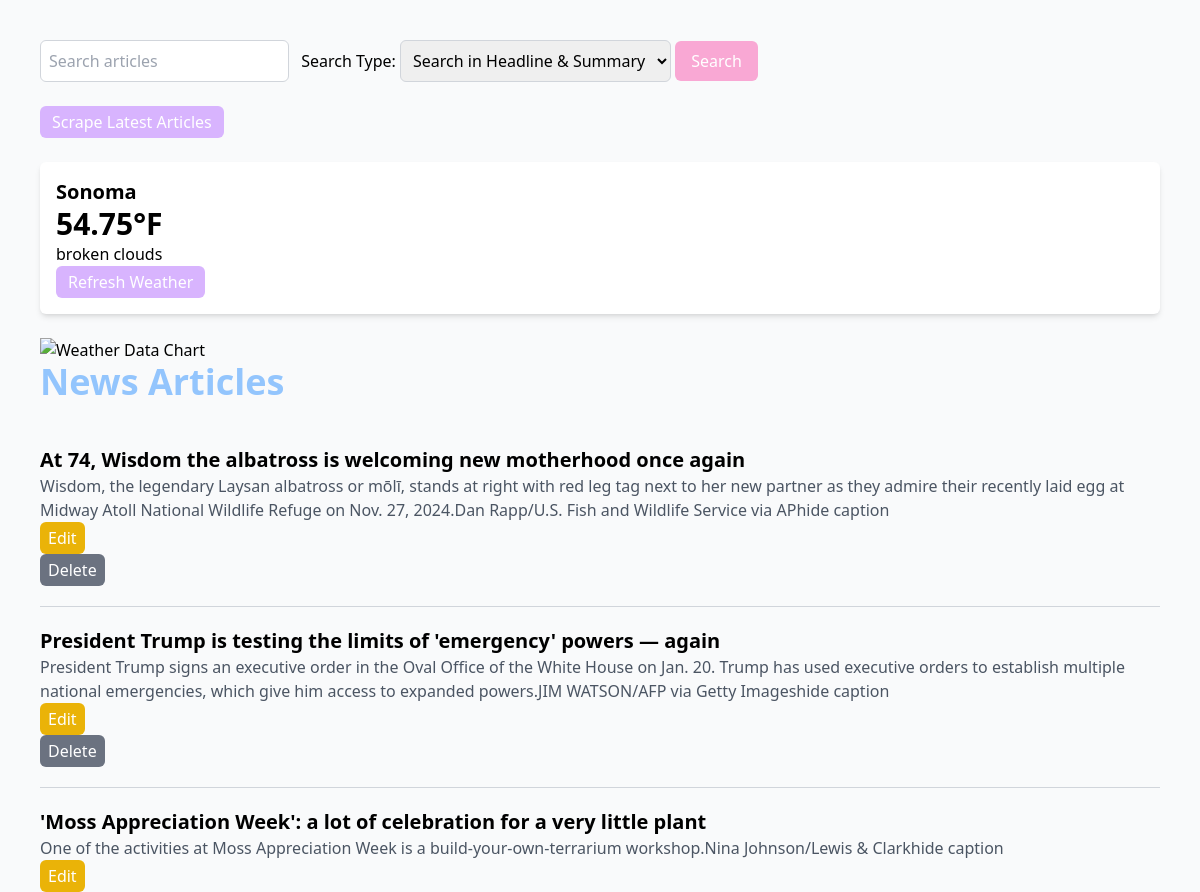
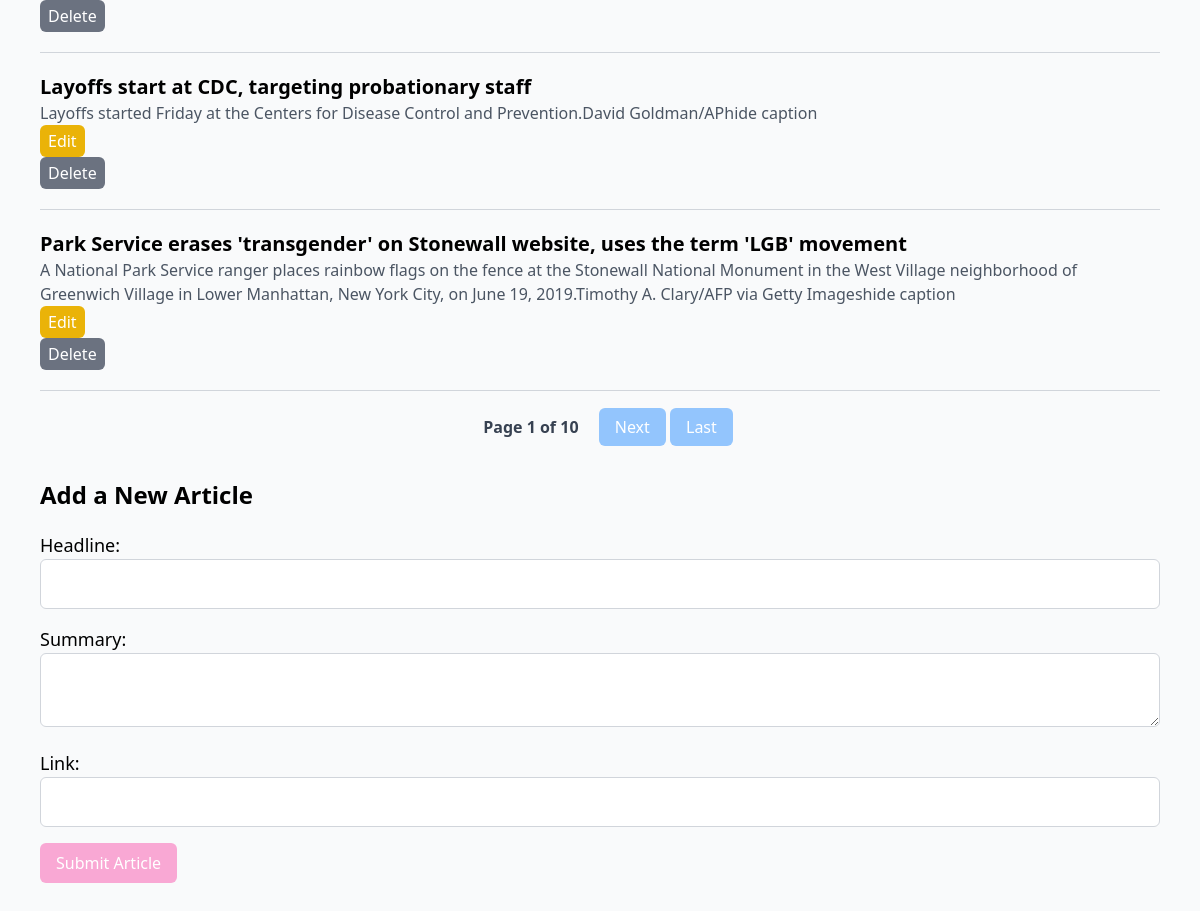
The page / on the database its author committed (2 pictures, top to bottom).
### models.py (models this page shows)
class Weather(Base): # New class that inherits from Base to map to database table
    __tablename__ = 'weather' # Specifies name of database table
    id = Column(Integer, primary_key=True) # Defines column named id which is an integer and primary key
    temp = Column(Float, nullable=False) # Defines column named temp
    city = Column(String, nullable=False, default=Config.DEFAULT_CITY) # Defines column named city and the default is DEFAULT_CITY
    description = Column(String, nullable=False) # Defines column named description
    last_updated = Column(DateTime, default=lambda: datetime.now(timezone.utc)) # Defines column named last_updated using a callable lambda function to dynamically assign a default value determined at runtime

class NewsArticle(Base): # New class that inherits from Base to map to database table
    __tablename__ = 'news_articles' # Specifies name of database table
    id = Column(Integer, primary_key=True)  # Defines column named id which is an integer and primary key
    headline = Column(String, nullable=False) # Defines column to store strings for article headlines
    summary = Column(String, nullable=True) # Defines column to store strings for summary of the articles
    link = Column(String, nullable=False) # Defines column to store strings for urls of the articles
    updated_at = Column(DateTime, default=lambda: datetime.now(timezone.utc), onupdate=lambda: datetime.now(timezone.utc))  # Track updates

### app.py (the view)
@app.route('/')
def index():
    try:
        session.expire_all() # Ensures the session fetches fresh data
        page = request.args.get('page', 1, type=int) # Retrieves the page query parameter from the URL
        per_page = 5 # Number of articles per page
        total_articles = session.query(NewsArticle).count() # Counts all articles
        total_pages = (total_articles + per_page - 1) // per_page # Calculate total pages and round up when needed
        news_articles = session.query(NewsArticle).offset((page - 1) * per_page).limit(per_page).all() # Offset skips the articles that appear on previous page and limit fetches the 5 per page
        weather_data = session.query(Weather).first()
        return render_template(
            'index.html', articles=news_articles, weather=weather_data,
            page=page, total_articles=total_articles, per_page=per_page, total_pages=total_pages
        )
    except Exception as e:
        logging.error(f"Error loading homepage: {e}")
        flash("An error occurred while loading the page. Please try again", "error")
        return render_template('index.html', articles=[], weather=[], page=1, total_articles=0, per_page=5, total_pages=1)

### app.py (called while the page is built)
@app.before_request
def refresh_session():
    session.close()  # Rollback any pending transactions
    session.expire_all()  # Ensure fresh data is loaded

### templates/index.html (shortened to what this page needs)
<!DOCTYPE html>
<html lang="en">
<head>
    <script src="https://cdn.tailwindcss.com"></script>
</head>
<body class="font-sans bg-gray-50 p-10">
<form action="/search" method="GET" class="mb-6">
    <input type="text" name="query" placeholder="Search articles" class="p-2 border border-gray-300 rounded-md focus:ring-2 focus:ring-blue-300" required>
    <label for="search_type" class="ml-2">Search Type:</label>
    <select name="search_type" id="search_type" class="p-2 border border-gray-300 rounded-md">
        <option value="headline_summary">Search in Headline & Summary</option>
    </select>
    <button type="submit" class="bg-pink-300 text-white py-2 px-4 rounded-md hover:bg-pink-400 transition-all">Search</button>
</form>
    <form action="/scrape" method="POST">
        <button type="submit" class="bg-purple-300 text-white py-1 px-3 rounded-md hover:bg-purple-400 transition-all">Scrape Latest Articles</button>
    </form>
    <div class="weather-widget my-6 p-4 bg-white shadow-md rounded-md">
        {% if weather %}
            <p class="text-xl font-semibold">{{weather.city}}</p>
            <p class="text-3xl font-bold">{{weather.temp}}°F</p>
            <p>{{weather.description}}</p>
        {% else %}
            <p>Weather data unavailable</p>
        {% endif %}
        <form action="/update_weather" method="POST">
            <button type="submit" class="bg-purple-300 text-white py-1 px-3 rounded-md hover:bg-purple-400 transition-all">Refresh Weather</button>
        </form>
    </div>
    <img src="{{ url_for('weather_chart') }}" alt="Weather Data Chart">
    <h1 class="text-4xl font-semibold mb-6"><a href="/" class="text-blue-300 hover:text-blue-400">News Articles</a></h1>
    {% for article in articles %}
    <div class="news-article border-b border-gray-300 py-5">
        <h2 class="text-xl font-semibold">
            <a href="{{ article.link }}" target="_blank" class="text-black-600 hover:underline">{{ article.headline }}</a>
        </h2>
        <p class="text-gray-600">{{ article.summary }}</p>
        <form action="/edit/{{ article.id }}" method="GET" class="inline-block mr-3">
            <button type="submit" class="bg-yellow-500 text-white py-1 px-2 rounded-md hover:bg-yellow-700 transition-all">Edit</button>
        </form>
        <form action="/delete/{{ article.id }}" method="POST" onsubmit="return confirm('Are you sure?');">
            <button type="submit" class="bg-gray-500 text-white py-1 px-2 rounded-md hover:bg-gray-700 transition-all">Delete</button>
        </form>
    </div>
    {% endfor %}
    <div class="pagination mt-6 text-center">
        <span class="font-semibold text-gray-700 mx-4">Page {{ page }} of {{ total_pages }}</span>
        {% if page < total_pages %}
            <a href="{{ url_for('index', page=page+1) }}" class="px-4 py-2 bg-blue-300 text-white rounded-md hover:bg-blue-400 transition-all">Next</a>
            <a href="{{ url_for('index', page=total_pages) }}" class="px-4 py-2 bg-blue-300 text-white rounded-md hover:bg-blue-400 transition-all">Last</a>
        {% endif %}
    </div>
    <h2 class="text-2xl font-semibold mt-10 mb-5">Add a New Article</h2>
    <form action="{{ url_for('add_article') }}" method="post" class="space-y-4">
        <div>
            <label for="headline" class="block text-lg">Headline:</label>
            <input type="text" id="headline" name="headline" required class="p-3 border border-gray-300 rounded-md w-full">
        </div>
        <div>
            <label for="summary" class="block text-lg">Summary:</label>
            <textarea id="summary" name="summary" class="p-3 border border-gray-300 rounded-md w-full"></textarea>
        </div>
        <div>
            <label for="link" class="block text-lg">Link:</label>
            <input type="url" id="link" name="link" required class="p-3 border border-gray-300 rounded-md w-full">
        </div>
        <button type="submit" class="bg-pink-300 text-white py-2 px-4 rounded-md hover:bg-pink-400 transition-all">Submit Article</button>
    </form>
</body>
</html>

### rows shown on the page
Weather: city "Sonoma", temp "54.75", description "broken clouds"
NewsArticle: headline "At 74, Wisdom the albatross is welcoming new motherhood once again", summary "Wisdom, the legendary Laysan albatross or mōlī, stands at right with red leg tag next to her new partner as they admire their recently laid egg at Midway Atoll National Wildlife Refuge on Nov. 27, 2024.Dan Rapp/U.S. Fish and Wildlife Service via APhide caption"
NewsArticle: headline "President Trump is testing the limits of 'emergency' powers — again", summary "President Trump signs an executive order in the Oval Office of the White House on Jan. 20. Trump has used executive orders to establish multiple national emergencies, which give him access to expanded powers.JIM WATSON/AFP via Getty Imageshide caption"
NewsArticle: headline "'Moss Appreciation Week': a lot of celebration for a very little plant", summary "One of the activities at Moss Appreciation Week is a build-your-own-terrarium workshop.Nina Johnson/Lewis & Clarkhide caption"
NewsArticle: headline "Layoffs start at CDC, targeting probationary staff", summary "Layoffs started Friday at the Centers for Disease Control and Prevention.David Goldman/APhide caption"
NewsArticle: headline "Park Service erases 'transgender' on Stonewall website, uses the term 'LGB' movement", summary "A National Park Service ranger places rainbow flags on the fence at the Stonewall National Monument in the West Village neighborhood of Greenwich Village in Lower Manhattan, New York City, on June 19, 2019.Timothy A. Clary/AFP via Getty Imageshide caption"

### other values the page prints
{{ page }} "1"
{{ total_pages }} "10"
